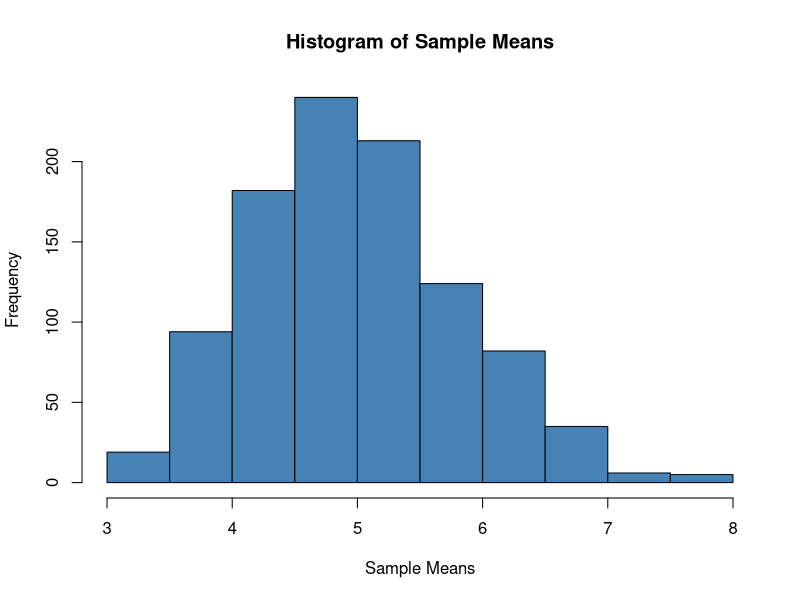
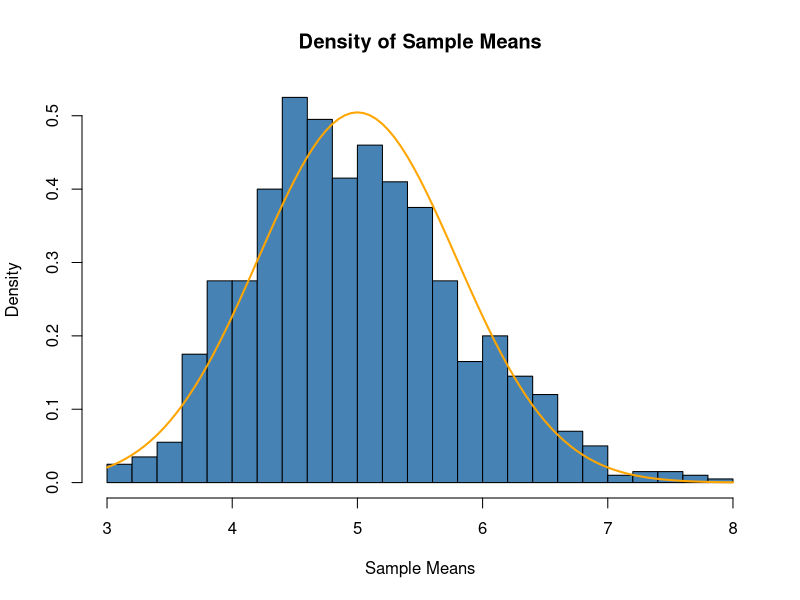
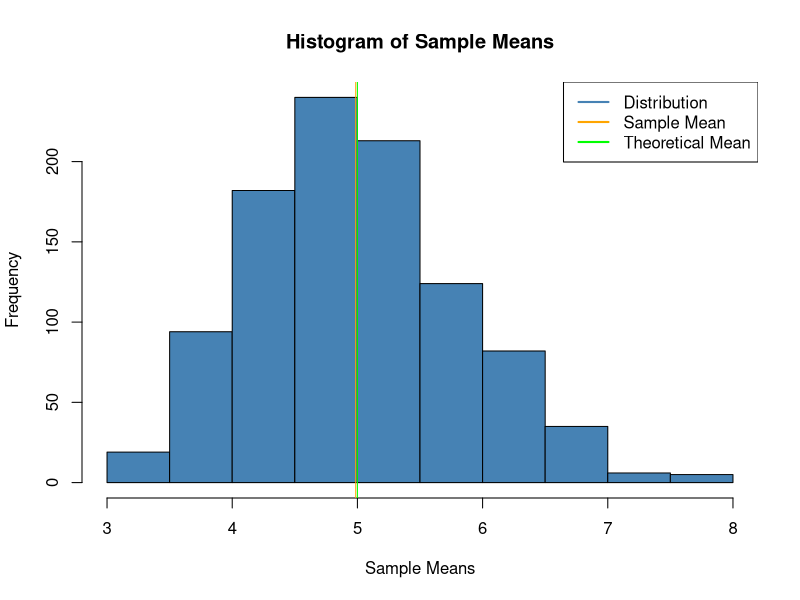
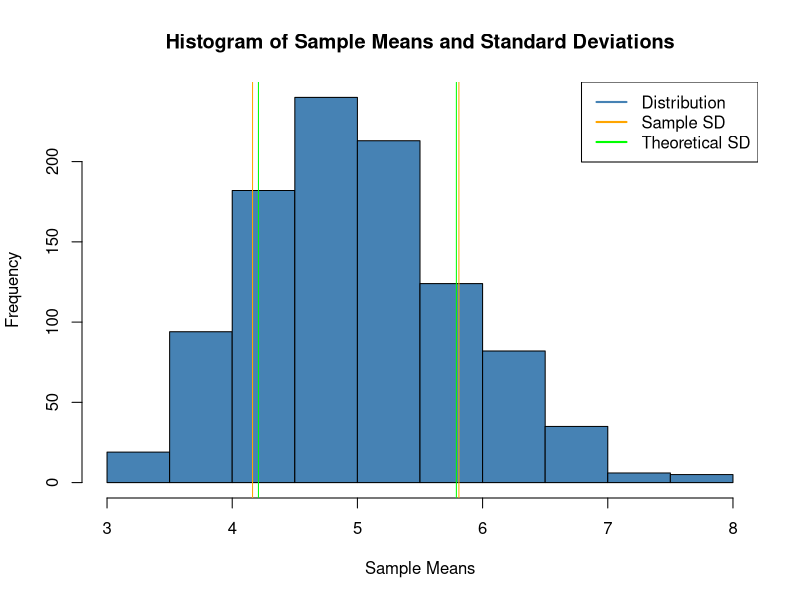

The R source for these figures, in order:
## ---- chunk 1
#number of simulations
nosim <- 1000
#lambda value given
lambda <- 0.2
#number of samples
n <- 40
#set seed for reproducibility
set.seed(42)
#run exponential simulations
sim <- matrix(data = rexp(nosim * n, rate = lambda), nrow = nosim)
#apply the mean to get the mean of each row
sim_means <- apply(sim, 1, mean)
## ---- chunk 2
#plot the histogram
hist(sim_means, main="Histogram of Sample Means", xlab="Sample Means", ylab="Frequency", col = "steelblue")
## ---- chunk 3
sample_mean <- mean(sim_means)
theoretical_mean <- 1/lambda
sample_mean
theoretical_mean
## ---- chunk 4
sample_variance <- (sd(sim_means))^2
theoretical_variance <- ((1/lambda)/sqrt(n))^2
sample_variance
theoretical_variance
## ---- chunk 5
#generate quantiles
x <- seq(min(sim_means), max(sim_means), length = 100)
#plot the histogram
hist(sim_means, prob = TRUE, breaks = 20, main="Density of Sample Means", xlab="Sample Means", ylab="Density", col = "steelblue")
#plot the normal distribution curve
curve(dnorm(x, mean = 1/lambda, sd = (1/lambda)/sqrt(n)),col="orange",lwd=2,add=TRUE)
## ---- chunk 6
#plot the histogram
hist(sim_means, main="Histogram of Sample Means", xlab="Sample Means", ylab="Frequency", col = "steelblue")
abline(v = sample_mean, col = "orange")
abline(v = theoretical_mean, col = "green")
legend(x = "topright", c("Distribution", "Sample Mean", "Theoretical Mean"), col = c("steelblue", "orange", "green"), lwd = c(2, 2, 2))
## ---- chunk 7
#calculate standard deviations
sample_sd <- sd(sim_means)
theoretical_sd <- (1/lambda)/sqrt(n)
#plot the histogram
hist(sim_means, main="Histogram of Sample Means and Standard Deviations", xlab="Sample Means", ylab="Frequency", col = "steelblue")
abline(v = sample_mean + sample_sd, col = "orange")
abline(v = sample_mean - sample_sd, col = "orange")
abline(v = theoretical_mean + theoretical_sd, col = "green")
abline(v = theoretical_mean - theoretical_sd, col = "green")
legend(x = "topright", c("Distribution", "Sample SD", "Theoretical SD"), col = c("steelblue", "orange", "green"), lwd = c(2, 2, 2))
